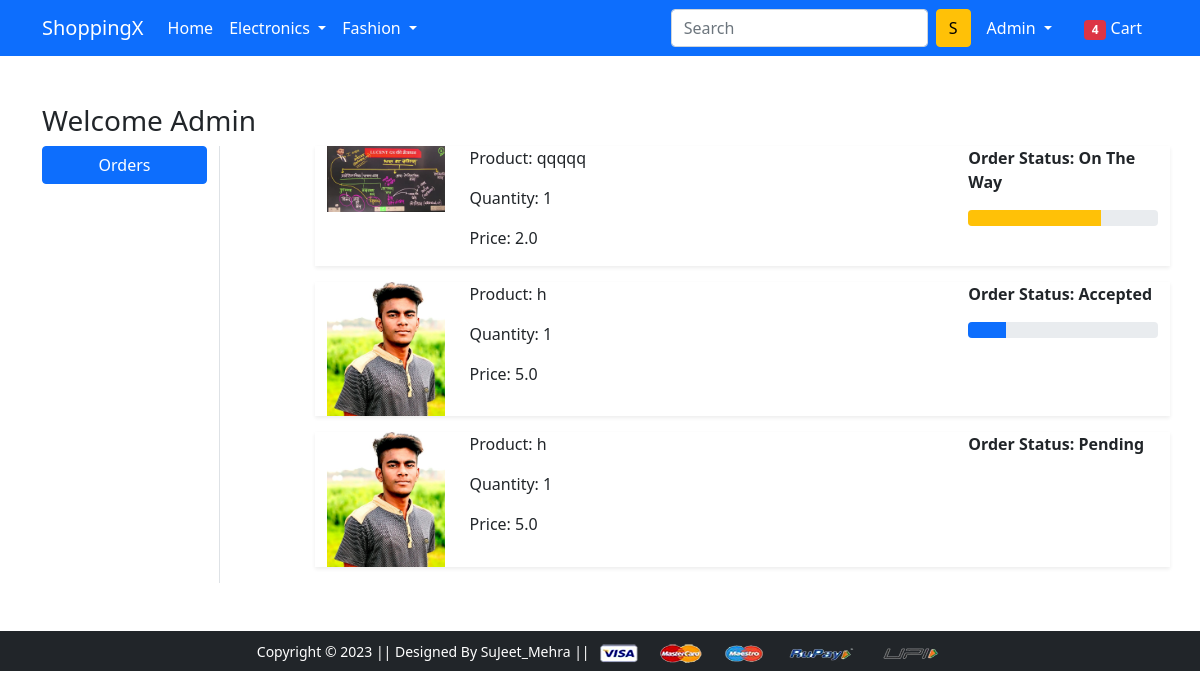
Screenshot of /orders/ (signed in) with the database file from the repository.
### app/models.py (models this page shows, shortened)
class OrderPlaced(models.Model):
    user = models.ForeignKey(User, on_delete=models.CASCADE)
    customer = models.ForeignKey(Customer, on_delete=models.CASCADE)
    product = models.ForeignKey(Product, on_delete=models.CASCADE)
    quantity = models.PositiveIntegerField(default=1)
    ordered_date = models.DateTimeField(auto_now_add=True)
    status = models.CharField(
        max_length=50, choices=STATUS_CHOICES, default='Pending')
    @property
    def total_price(self):
        return self.product.discount_price * self.quantity

class Product(models.Model):
    title = models.CharField(max_length=100)
    selling_price = models.FloatField()
    discount_price = models.FloatField()
    description = models.TextField()
    brand = models.CharField(max_length=100)
    category = models.CharField(choices=CATEGORY_CHOICES, max_length=2)
    product_image = models.ImageField(upload_to='productimg')

### app/views.py (the view)
# urls.py: path('orders/', views.orders, name='orders'),
@login_required
def orders(request):
    op = OrderPlaced.objects.filter(user=request.user)
    return render(request, 'app/orders.html', {'order_placed': op})

### app/templates/app/orders.html (shortened to what this page needs)
{% extends 'app/base.html' %}
{% load static %}
{% block main-content %}
<div class="container my-5">
 <div class="row">
 <h3>Welcome <span class="text-capitalize">{{request.user}}</h3>
  <div class="col-sm-2 border-end">
   <ul class="list-unstyled">
    <li class="d-grid"><a href="{% url 'orders' %}" class="btn btn-primary">Orders</a></li>
   </ul>
  </div>
  <div class="col-sm-9 offset-sm-1">
    {% for op in order_placed %}
    <div class="row shadow-sm mb-3">
        <div class="col-sm-2">
            <img src="{{op.product.product_image.url}}" alt="" srcset="" class="img-fluid" height="150" width="150">
        </div>
        <div class="col-sm-7">
            <p>Product: {{op.product.title}}</p>
            <p>Quantity: {{op.quantity}}</p>
            <p>Price: {{op.total_price}}</p>
        </div>
        <div class="col-sm-3 fw-bold">
            <p>Order Status: {{op.status}}</p>
            {% if op.status == 'Accepted' %}
              <div class="progress">
                <div class="progress-bar" role="progressbar" style="width: 20%;" aria-valuenow="20" aria-valuemin="0" aria-valuemax="100"></div>
              </div>
            {% endif %}
            {% if op.status == 'On The Way' %}
              <div class="progress">
                <div class="progress-bar bg-warning" role="progressbar" style="width: 70%;" aria-valuenow="70" aria-valuemin="0" aria-valuemax="100"></div>
              </div>
            {% endif %}
        </div>
    </div>
    {% endfor %}
  </div>
 </div>
</div>
{% endblock main-content %}

### app/templates/app/base.html (shortened to what this page needs)
<!DOCTYPE html>
{% load static %}
<html lang="en">
  <head>
    <link
      href="https://cdn.jsdelivr.net/npm/bootstrap@5.0.0-beta1/dist/css/bootstrap.min.css"
      rel="stylesheet"
    />
    <link rel="stylesheet" href="{% static 'app/css/owl.carousel.min.css' %}" />
    <link rel="stylesheet" href="{% static 'app/css/all.min.css' %}" />
    <link rel="stylesheet" href="{% static 'app/css/style.css' %}" />
  </head>
  <body>
    <nav class="navbar navbar-expand-lg navbar-dark bg-primary">
      <div class="container">
        <a class="navbar-brand" href="/">ShoppingX</a>
        <div class="collapse navbar-collapse" id="navbarSupportedContent">
          <ul class="navbar-nav me-auto mb-2 mb-lg-0">
            <li class="nav-item">
              <a class="nav-link active" aria-current="page" href="/">Home</a>
            </li>
            <li class="nav-item dropdown">
              <a
                class="nav-link dropdown-toggle text-white"
                href="#"
                id="electronicsDropdown"
                role="button"
                data-bs-toggle="dropdown"
                aria-expanded="false"
              >
                Electronics
              </a>
            </li>
            <li class="nav-item dropdown">
              <a
                class="nav-link dropdown-toggle text-white"
                href="#"
                id="fashionDropdown"
                role="button"
                data-bs-toggle="dropdown"
                aria-expanded="false"
              >
                Fashion
              </a>
            </li>
          </ul>
          <form class="d-flex">
            <input
              class="form-control me-2"
              type="search"
              placeholder="Search"
              aria-label="Search"
            />
            <button class="btn btn-warning" type="submit">S</button>
          </form>
          <div>
            <ul class="navbar-nav me-auto mb-2 mb-lg-0">
              {% if request.user.is_authenticated %}
              <li class="nav-item dropdown mx-2">
                <a
                  class="nav-link dropdown-toggle text-white"
                  href="#"
                  id="profileDropdown"
                  role="button"
                  data-bs-toggle="dropdown"
                  aria-expanded="false"
                >
                  {{request.user.username|capfirst}}
                </a>
              </li>
              <li class="nav-item mx-2">
                <a href="{% url 'showcart' %}" class="nav-link text-white"
                  ><span class="badge bg-danger">4</span> Cart
                </a>
              </li>
              {% endif %}
            </ul>
          </div>
        </div>
      </div>
    </nav>
     {% block main-content %} {% endblock main-content %}
    <footer class="container-fluid bg-dark text-center p-2 mt-5">
      <small class="text-white"
        >Copyright &copy; 2023 || Designed By SuJeet_Mehra ||
      </small>
      <img
        src="{% static 'app/images/payment.png' %}"
        alt=""
        srcset=""
        class="img-fluid"
        height="2px"
      />
    </footer>
  </body>
</html>

### rows the page displays
OrderPlaced: product.product_image (picture), product "qqqqq", quantity "1", total_price "2.0", status "On The Way"
OrderPlaced: product.product_image (picture), product "h", quantity "1", total_price "5.0", status "Accepted"
OrderPlaced: product.product_image (picture), product "h", quantity "1", total_price "5.0", status "Pending"

### other values shown
{{ request.user.username|capfirst }} "Admin"
{{ request.user }} "Admin"
